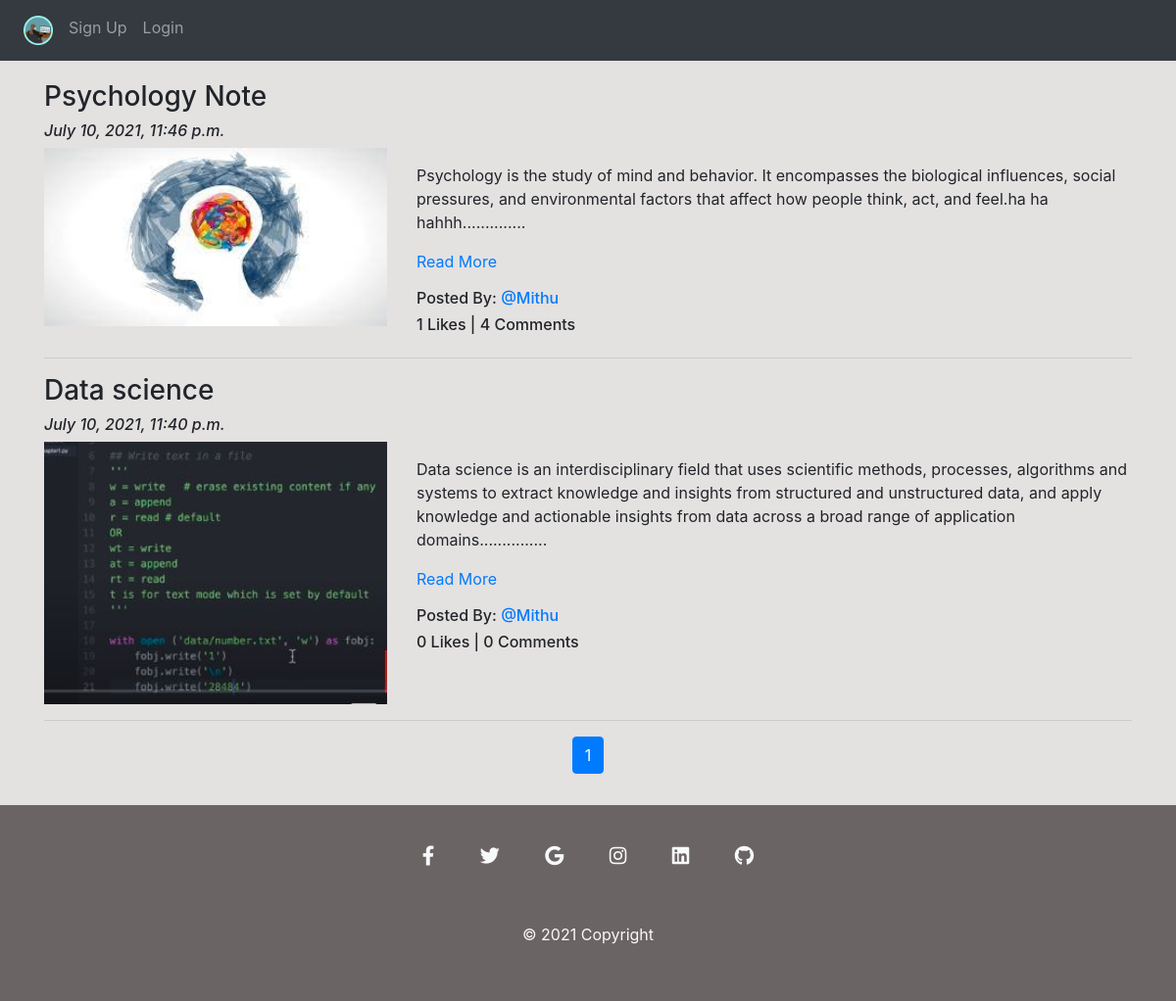
/blog/, run on an earlier commit of the app's database.
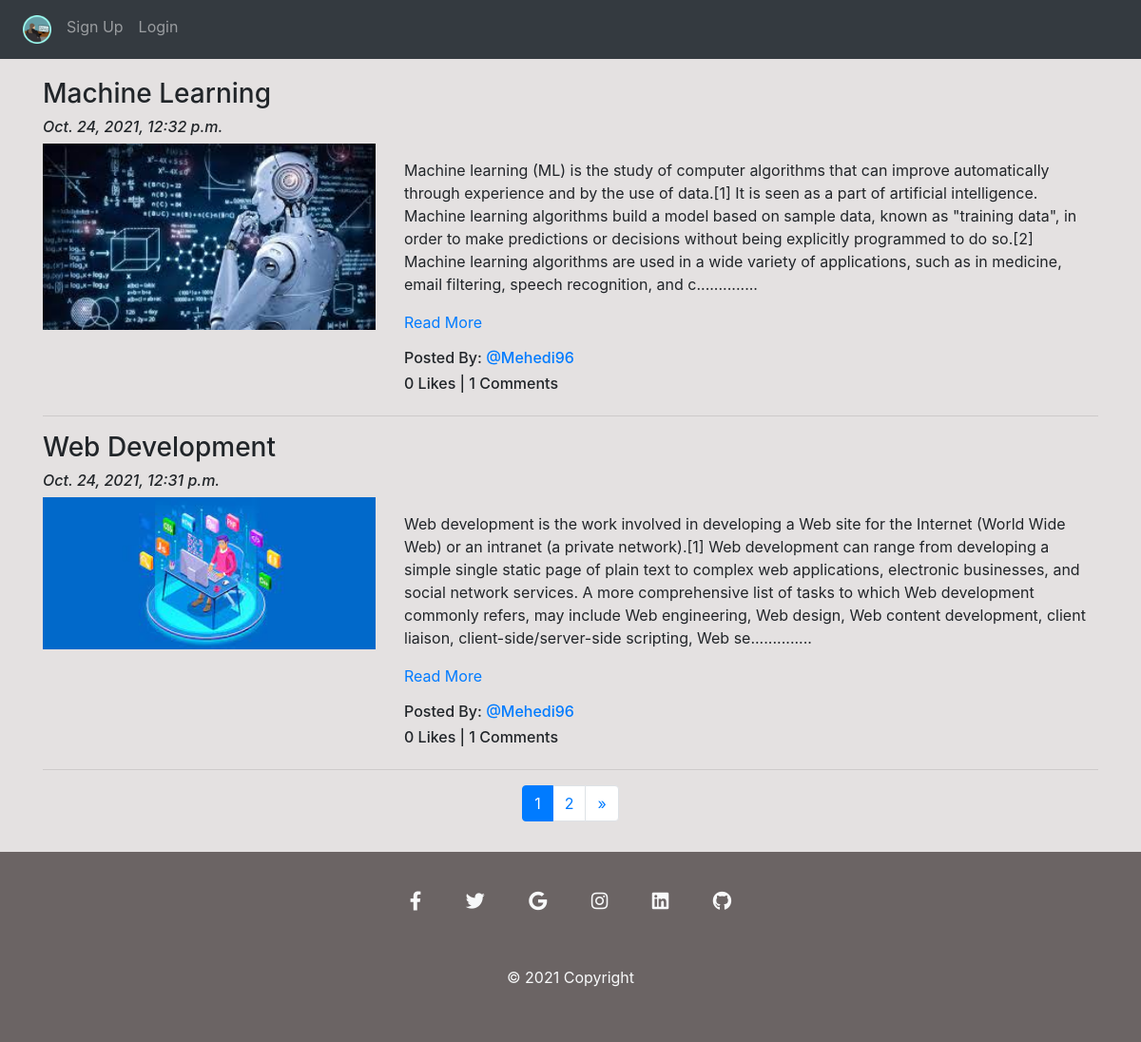
And on a later commit of the database.
### App_Blog/models.py (models this page shows, shortened)
class Blog(models.Model):
    author = models.ForeignKey(
        User, on_delete=models.CASCADE, related_name='post_author')
    blog_title = models.CharField(max_length=264, verbose_name='Put a Title')
    slug = models.SlugField(max_length=264, unique=True)
    blog_content = models.TextField(verbose_name="What's on your mind?")
    blog_image = models.ImageField(
        upload_to="blog_images", verbose_name='Image')
    publish_date = models.DateTimeField(auto_now_add=True)
    update_date = models.DateTimeField(auto_now=True)
    class Meta:
        ordering = ["-publish_date"]

### App_Blog/views.py (the view)
# urls.py: path('', views.BlogList.as_view(), name='blog_list'),
class BlogList(ListView):
    context_object_name = 'blogs'
    model = Blog
    template_name = 'App_Blog/blog_list.html'
    paginate_by = 2

### App_Blog/templatetags/custom_filters.py (called while the page is built)
def range_filter(value):
    return value[0:500]+".............."

### templates/App_Blog/blog_list.html (shortened to what this page needs)
{% extends 'base.html' %}
{% load custom_filters %}
{% block body_block %}
{% for blog in blogs %}
<h3>{{ blog.blog_title }}</h3>
<h6><i>{{ blog.publish_date }}</i></h6>
<div class="row">
    <div class="col-sm-4">
        <img src="/media/{{blog.blog_image}}" alt="{{blog.blog_title}}" title="{{blog.blog_title}}" width="100%">
    </div>
    <div class="col-sm-8">
        <p>{{ blog.blog_content|range_filter|linebreaks }} <a
                href="{% url 'App_Blog:blog_details' slug=blog.slug %}">Read More</a></p>
        <h6>Posted By: <a href="#">@{{ blog.author }}</a></h6>
        <h6>{{blog.liked_blog.count}} Likes | {{blog.blog_comment.count}} Comments</h6>
    </div>
</div>
<hr>
{% endfor %}
<div class="d-flex justify-content-center mb-3">
    <ul class="pagination">
      {% for p in page_obj.paginator.page_range %}
      {% if page_obj.number == p %}
      <li class="page-item active"><a class="page-link" href="?page={{p}}">{{p}}</a></li>
      {% else %}
      <li class="page-item"><a class="page-link" href="?page={{p}}">{{p}}</a></li>
      {% endif %}
      {% endfor %}
      {% if page_obj.has_next %}
      <li class="page-item"><a class="page-link" href="?page={{page_obj.next_page_number}}">&raquo;</a></li>
      {% endif %}
    </ul>
  </div>
{% endblock %}

What changed in the data, as far as the page shows it:
no longer on this page (row unchanged): Blog: blog_title "Psychology Note", publish_date "July 10, 2021, 11:46 p.m.", blog_image (picture), blog_content|range_filter "Psychology is the study of mind and behavior. It encompasses the biological influences, social pressures, and environmental factors that affect how people think, act, and feel.ha ha hahhh..............", author "Mithu", liked_blog.count "1", blog_comment.count "4"
no longer on this page (row unchanged): Blog: blog_title "Data science", publish_date "July 10, 2021, 11:40 p.m.", blog_image (picture), blog_content|range_filter "Data science is an interdisciplinary field that uses scientific methods, processes, algorithms and systems to extract knowledge and insights from structured and unstructured data, and apply knowledge and actionable insights from data across a broad range of application domains...............", author "Mithu", liked_blog.count "0", blog_comment.count "0"
added Blog: blog_title "Machine Learning", publish_date "Oct. 24, 2021, 12:32 p.m.", blog_image (picture), blog_content|range_filter "Machine learning (ML) is the study of computer algorithms that can improve automatically through experience and by the use of data.[1] It is seen as a part of artificial intelligence. Machine learning algorithms build a model based on sample data, known as \"training data\", in order to make predictions or decisions without being explicitly programmed to do so.[2] Machine learning algorithms are used in a wide variety of applications, such as in medicine, email filtering, speech recognition, and c..............", author "Mehedi96", liked_blog.count "0", blog_comment.count "1"
added Blog: blog_title "Web Development", publish_date "Oct. 24, 2021, 12:31 p.m.", blog_image (picture), blog_content|range_filter "Web development is the work involved in developing a Web site for the Internet (World Wide Web) or an intranet (a private network).[1] Web development can range from developing a simple single static page of plain text to complex web applications, electronic businesses, and social network services. A more comprehensive list of tasks to which Web development commonly refers, may include Web engineering, Web design, Web content development, client liaison, client-side/server-side scripting, Web se..............", author "Mehedi96", liked_blog.count "0", blog_comment.count "1"
Also different on the page:
new list line: "2"
